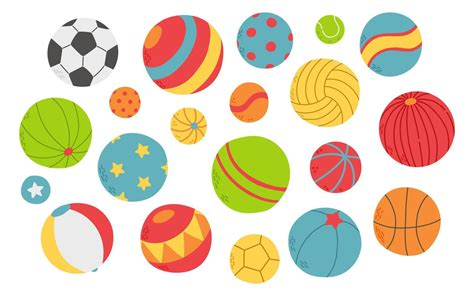
#> input picture Practicas/ContadorObjetos/pelotas.jpeg, 474 x 296 px
$ jupyter execute countingObjects.ipynb
#> lines starting #> are read from the running program, lines starting #| are printed output that depends on the picture; after the words box and inside, x2 and y2 are one past the last pixel; in counts of white or black regions, pixels touching at a corner belong together
# Contando objetos en una imagen con OpenCV

En esta práctica aprenderemos los pasos básicos del proceso de contar objetos en una imagen estática.

La metodología de este ejercicio es parecido a otras prácticas que hemos realizado en el curso: leer la imagen, aplicar algún preprocesamiento, realizar la segmentación de los objetos y, por último, hacer la detección.

Una vez terminada la práctica puede expandir la aplicación para usarla en video, utilizar filtros más avanzados para mejorar el desempeño, etc.

[cell 1]
# Importamos las librerías necesarias
import numpy as np
import matplotlib.pyplot as plt
# !pip install opencv-python # en caso de que no tengan instalado opencv
import cv2

[cell 2]
# Comprobamos que tengamos instalado OpenCV
cv2.__version__

En esta celda cargamos la imagen desde disco y la pasamos a escala de grises para facilitar el procesamiento.

[cell 3]
# Cargar la imagen desde disco
image = cv2.imread('pelotas.jpeg')
#> image is the input picture: shape (296, 474, 3); mean B, G, R 188.5, 212.9, 226.7
# Convertir la imagen a escala de grises
grayscale = cv2.cvtColor(image, cv2.COLOR_BGR2GRAY)
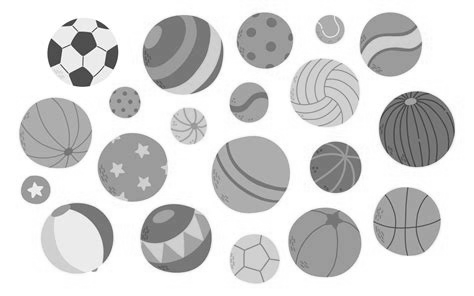
#> grayscale: shape (296, 474); min 38, max 255, mean 214.2

# Mostrar la imagen original antes del preprocesamiento
plt.imshow(grayscale)

Aplicamos un desenfoque *gaussiano* para reducir el posible ruido.

[cell 4]
grayscale = cv2.GaussianBlur(grayscale, (5,5), 0)
plt.imshow(grayscale)

# Por si quieren verlo con OpenCV
# cv2.imshow('Grayscale', grayscale)
# cv2.waitKey(0)
# cv2.destroyAllWindows()

Uno de los métodos *tradicionales* para contar objetos (y también detectar contornos) es la **umbralización**, que es convertir los pixeles a blanco o negro (según sea el caso y según sea conveniente), es decir, todo los valores que no entren dentro de nuestro umbral, serán convertidos.

Para este caso, todos los pixeles que estén entre el umbral $[200, 255]$ (el fondo de color blanco) se convertirán en $0$ (negro), mientras que todo lo que no entre en el umbral pasará a tener un valor de $1$ (blanco).

[cell 5]
_, binary = cv2.threshold(grayscale, # imagen a convertir
                          250, 255, # valores mínimos y máximos
                          cv2.THRESH_BINARY_INV # método de binarización
                          )
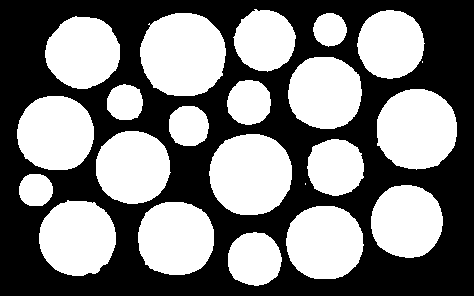
#> binary: shape (296, 474); 49% white; 22 white regions (2 under 20 px)
plt.imshow(binary)

# Por si quieren verlo con OpenCV
# cv2.imshow('Binary', binary)
# cv2.waitKey(0)
# cv2.destroyAllWindows()

Ahora que hemos realizado la binarización de la imagen, debemos encontrar los contornos de cada objeto dentro de la imagen, así podremos contarlos.

[cell 6]
# Encontrar todos los contornos dentro de la imagen
contours, _ = cv2.findContours(binary, cv2.RETR_EXTERNAL, cv2.CHAIN_APPROX_SIMPLE)
#> contours = 22 contours, 2 with area under 20; largest, box (x1, y1, x2, y2) and area: (140, 13, 226, 96) 5610, (209, 134, 292, 215) 5269, (377, 89, 457, 170) 5054, (39, 200, 116, 276) 4503, (17, 96, 94, 170) 4489

# Por si quieren visualizarlo en OpenCV
# cv2.imshow('Contornos', contours)
# cv2.waitKey(0)
# cv2.destroyAllWindows()

# Dibujar los contornos y contar
count = 0

for contour in contours:
    area = cv2.contourArea(contour)
    print(f"Area: {area}")

    # Filtramos por tamaño para evitar falsos-positivos
    if area > 500 and area < 60500:
        cv2.drawContours(image, [contour], -1, (0, 255, 0), 2)
        count += 1
#> this loop made 22 passes
#> area on passes 1, 2, 3, 4, 5, 7, 8, 9, 10, 11, 12, 13: 2218, 4455, 4439.5, 4503, 4079.5, 844, 2482.5, 5269, 4217, 1251.5, 4489, 5053.5
#| Area: 2218.0
#| Area: 4455.0
#| Area: 4439.5
#| Area: 4503.0
#| Area: 4079.5
#| Area: 0.0
#| Area: 844.0
#| Area: 2482.5
#> (further printed lines are left out)
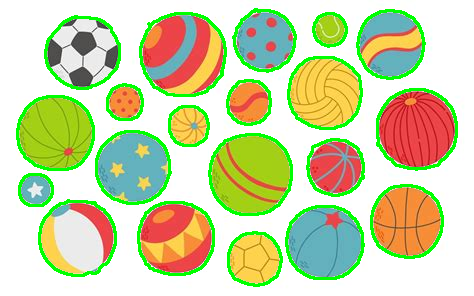
#> image: shape (296, 474, 3); 9.75% of pixels changed, all inside (x1, y1, x2, y2) = (16, 8, 458, 287)
#> after the loop, count = 20

[cell 7]
# Mostramos los resultados
cv2.putText(image, f"Objetos detectados: {count}", (10, 30), cv2.FONT_HERSHEY_SIMPLEX, 1, (0, 0, 255), 2)
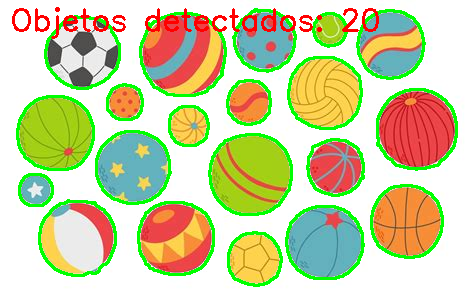
#> image: shape (296, 474, 3); 1.85% of pixels changed, all inside (x1, y1, x2, y2) = (12, 7, 379, 39)
cv2.imshow("Objetos Contados", image)
cv2.waitKey(0)
cv2.destroyAllWindows()

$ run again, with Practicas/ContadorObjetos/Canicas.jpg copied over Practicas/ContadorObjetos/pelotas.jpeg
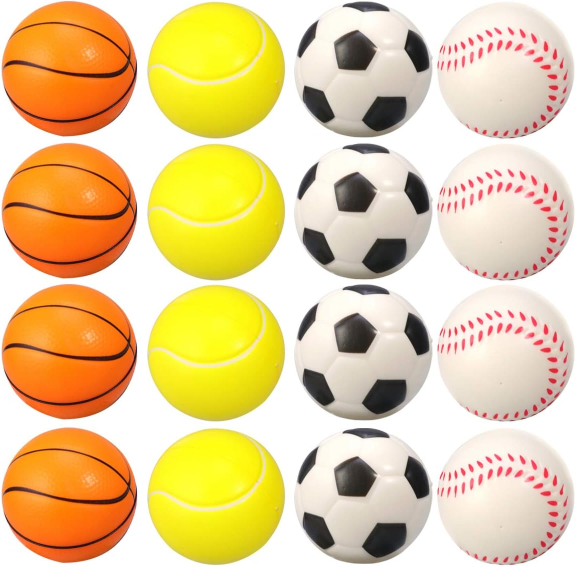
#> input picture Practicas/ContadorObjetos/Canicas.jpg, 1151 x 1133 px (shown at 1/2 size)
#> image is the input picture: shape (1133, 1151, 3); mean B, G, R 148.9, 204.1, 230.9
#> `_, binary = cv2.threshold(grayscale,`:
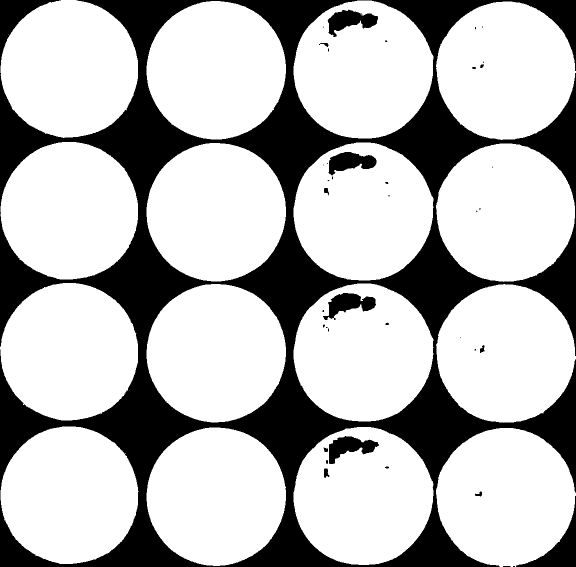
#> binary: shape (1133, 1151) (shown at 1/2 size); 73% white; 40 black regions (22 under 20 px)
#> contours = 18 contours, 2 with area under 20; largest, box (x1, y1, x2, y2) and area: (293, 568, 572, 845) 60257, (293, 2, 572, 279) 60240, (293, 855, 572, 1132) 60236, (293, 286, 572, 563) 60234, (587, 567, 867, 843) 60193
#> the loop `for contour in contours:` made 18 passes
#> area on passes 2 to 9: 59779.5, 60236.5, 60176, 59179.5, 59767.5, 60257, 60193, 59170
#> (printed output is left out)
#> after the loop `for contour in contours:`: count = 16
#> `cv2.putText(image, f"Objetos detectados: {count}", (10, 30), cv2.FONT_..`:
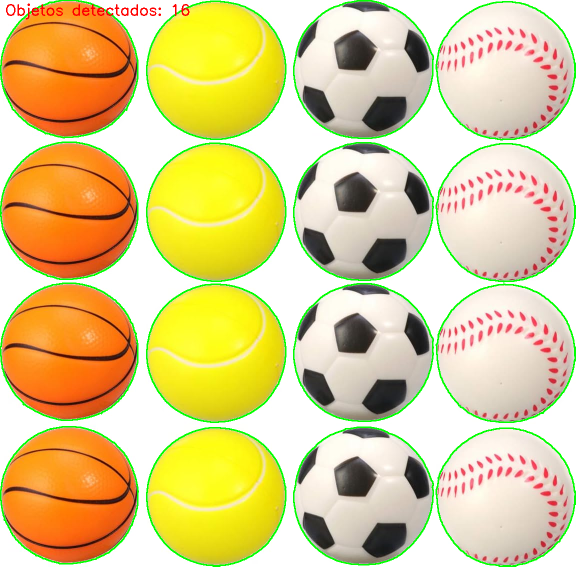
#> image: shape (1133, 1151, 3) (shown at 1/2 size); mean B, G, R 139.8, 203.9, 221.7
